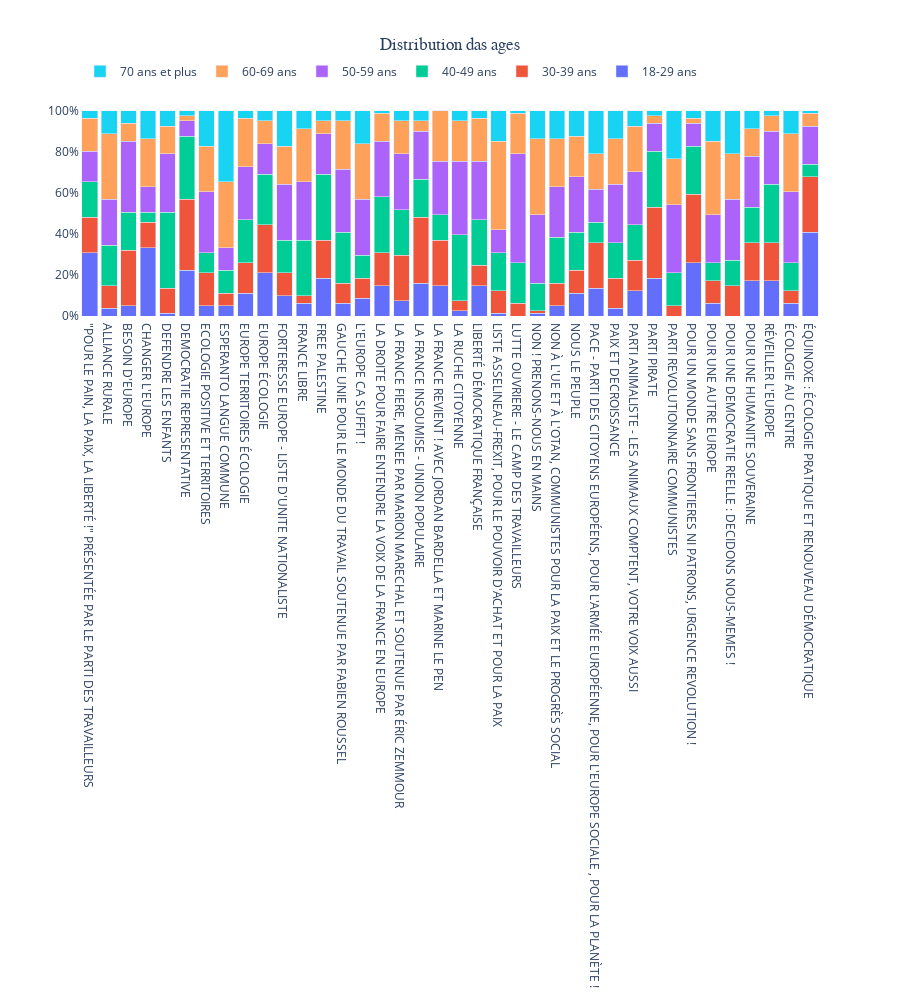

The notebook cell this image was saved under:
### Code cell
traces = []
for data_config in [
    {"cat": "18-29", "color": "#ee5a45", "name": "18-29 ans"},
    {"cat": "30-39", "color": "#1e8f89", "name": "30-39 ans"},
    {"cat": "40-49", "color": "#1e8f89", "name": "40-49 ans"},
    {"cat": "50-59", "color": "#1e8f89", "name": "50-59 ans"},
    {"cat": "60-69", "color": "#1e8f89", "name": "60-69 ans"},
    {"cat": "70+", "color": "#1e8f89", "name": "70 ans et plus"},
]:
    data = df_age_by_list[:, data_config["cat"]].sort_index() * 100
    trace = go.Bar(
        x=data.index,
        y=data,
        name=data_config["name"],
    )
    traces.append(trace)
fig = go.Figure(traces)
fig.update_layout(
    barmode="stack",
    plot_bgcolor="white",
    height=1000,
    title="Distribution das ages",
    title_font_family="Segoe UI",
    title_x=0.5,
    title_xanchor="center",
    legend_orientation="h",
    legend_y=1.2,
)
fig.update_yaxes(ticksuffix="%")
fig.show()

### Figure 1 — Plotly figure (JSON) as saved in the notebook; plotly's stock layout.template omitted (floating-point values rounded to 4 significant figures)
{"data": [{"name": "18-29 ans", "type": "bar", "x": ["\"POUR LE PAIN, LA PAIX, LA LIBERTÉ !\" PRÉSENTÉE PAR LE PARTI DES TRAVAILLEURS", "ALLIANCE RURALE", "BESOIN D'EUROPE", "CHANGER L'EUROPE", "DEFENDRE LES ENFANTS", "DEMOCRATIE REPRESENTATIVE", "ECOLOGIE POSITIVE ET TERRITOIRES", "ESPERANTO LANGUE COMMUNE", "EUROPE TERRITOIRES ÉCOLOGIE", "EUROPE ÉCOLOGIE", "FORTERESSE EUROPE - LISTE D'UNITE NATIONALISTE", "FRANCE LIBRE", "FREE PALESTINE", "GAUCHE UNIE POUR LE MONDE DU TRAVAIL SOUTENUE PAR FABIEN ROUSSEL", "L'EUROPE CA SUFFIT !", "LA DROITE POUR FAIRE ENTENDRE LA VOIX DE LA FRANCE EN EUROPE", "LA FRANCE FIERE, MENEE PAR MARION MARECHAL ET SOUTENUE PAR ÉRIC ZEMMOUR", "LA FRANCE INSOUMISE - UNION POPULAIRE", "LA FRANCE REVIENT ! AVEC JORDAN BARDELLA ET MARINE LE PEN", "LA RUCHE CITOYENNE", "LIBERTÉ DÉMOCRATIQUE FRANÇAISE", "LISTE ASSELINEAU-FREXIT, POUR LE POUVOIR D'ACHAT ET POUR LA PAIX", "LUTTE OUVRIERE - LE CAMP DES TRAVAILLEURS", "NON ! PRENONS-NOUS EN MAINS", "NON À L'UE ET À L'OTAN, COMMUNISTES POUR LA PAIX ET LE PROGRÈS SOCIAL", "NOUS LE PEUPLE", "PACE - PARTI DES CITOYENS EUROPÉENS, POUR L'ARMÉE EUROPÉENNE, POUR L'EUROPE SOCIALE , POUR LA PLANÈTE !", "PAIX ET DECROISSANCE", "PARTI ANIMALISTE - LES ANIMAUX COMPTENT, VOTRE VOIX AUSSI", "PARTI PIRATE", "PARTI REVOLUTIONNAIRE COMMUNISTES", "POUR UN MONDE SANS FRONTIERES NI PATRONS, URGENCE REVOLUTION !", "POUR UNE AUTRE EUROPE", "POUR UNE DEMOCRATIE REELLE : DECIDONS NOUS-MEMES !", "POUR UNE HUMANITE SOUVERAINE", "RÉVEILLER L'EUROPE", "ÉCOLOGIE AU CENTRE", "ÉQUINOXE : ÉCOLOGIE PRATIQUE ET RENOUVEAU DÉMOCRATIQUE"], "y": [30.86, 3.704, 4.938, 33.33, 1.235, 22.22, 4.938, 4.938, 11.11, 20.99, 9.877, 6.173, 18.52, 6.173, 8.642, 14.81, 7.407, 16.05, 14.81, 2.469, 14.81, 1.235, 0, 1.235, 4.938, 11.11, 13.58, 3.704, 12.35, 18.52, 0, 25.93, 6.173, 0, 17.28, 17.28, 6.173, 40.74]}, {"name": "30-39 ans", "type": "bar", "x": ["\"POUR LE PAIN, LA PAIX, LA LIBERTÉ !\" PRÉSENTÉE PAR LE PARTI DES TRAVAILLEURS", "ALLIANCE RURALE", "BESOIN D'EUROPE", "CHANGER L'EUROPE", "DEFENDRE LES ENFANTS", "DEMOCRATIE REPRESENTATIVE", "ECOLOGIE POSITIVE ET TERRITOIRES", "ESPERANTO LANGUE COMMUNE", "EUROPE TERRITOIRES ÉCOLOGIE", "EUROPE ÉCOLOGIE", "FORTERESSE EUROPE - LISTE D'UNITE NATIONALISTE", "FRANCE LIBRE", "FREE PALESTINE", "GAUCHE UNIE POUR LE MONDE DU TRAVAIL SOUTENUE PAR FABIEN ROUSSEL", "L'EUROPE CA SUFFIT !", "LA DROITE POUR FAIRE ENTENDRE LA VOIX DE LA FRANCE EN EUROPE", "LA FRANCE FIERE, MENEE PAR MARION MARECHAL ET SOUTENUE PAR ÉRIC ZEMMOUR", "LA FRANCE INSOUMISE - UNION POPULAIRE", "LA FRANCE REVIENT ! AVEC JORDAN BARDELLA ET MARINE LE PEN", "LA RUCHE CITOYENNE", "LIBERTÉ DÉMOCRATIQUE FRANÇAISE", "LISTE ASSELINEAU-FREXIT, POUR LE POUVOIR D'ACHAT ET POUR LA PAIX", "LUTTE OUVRIERE - LE CAMP DES TRAVAILLEURS", "NON ! PRENONS-NOUS EN MAINS", "NON À L'UE ET À L'OTAN, COMMUNISTES POUR LA PAIX ET LE PROGRÈS SOCIAL", "NOUS LE PEUPLE", "PACE - PARTI DES CITOYENS EUROPÉENS, POUR L'ARMÉE EUROPÉENNE, POUR L'EUROPE SOCIALE , POUR LA PLANÈTE !", "PAIX ET DECROISSANCE", "PARTI ANIMALISTE - LES ANIMAUX COMPTENT, VOTRE VOIX AUSSI", "PARTI PIRATE", "PARTI REVOLUTIONNAIRE COMMUNISTES", "POUR UN MONDE SANS FRONTIERES NI PATRONS, URGENCE REVOLUTION !", "POUR UNE AUTRE EUROPE", "POUR UNE DEMOCRATIE REELLE : DECIDONS NOUS-MEMES !", "POUR UNE HUMANITE SOUVERAINE", "RÉVEILLER L'EUROPE", "ÉCOLOGIE AU CENTRE", "ÉQUINOXE : ÉCOLOGIE PRATIQUE ET RENOUVEAU DÉMOCRATIQUE"], "y": [17.28, 11.11, 27.16, 12.35, 12.35, 34.57, 16.05, 6.173, 14.81, 23.46, 11.11, 3.704, 18.52, 9.877, 9.877, 16.05, 22.22, 32.1, 22.22, 4.938, 9.877, 11.11, 6.173, 1.235, 11.11, 11.11, 22.22, 14.81, 14.81, 34.57, 4.938, 33.33, 11.11, 14.81, 18.52, 18.52, 6.173, 27.16]}, {"name": "40-49 ans", "type": "bar", "x": ["\"POUR LE PAIN, LA PAIX, LA LIBERTÉ !\" PRÉSENTÉE PAR LE PARTI DES TRAVAILLEURS", "ALLIANCE RURALE", "BESOIN D'EUROPE", "CHANGER L'EUROPE", "DEFENDRE LES ENFANTS", "DEMOCRATIE REPRESENTATIVE", "ECOLOGIE POSITIVE ET TERRITOIRES", "ESPERANTO LANGUE COMMUNE", "EUROPE TERRITOIRES ÉCOLOGIE", "EUROPE ÉCOLOGIE", "FORTERESSE EUROPE - LISTE D'UNITE NATIONALISTE", "FRANCE LIBRE", "FREE PALESTINE", "GAUCHE UNIE POUR LE MONDE DU TRAVAIL SOUTENUE PAR FABIEN ROUSSEL", "L'EUROPE CA SUFFIT !", "LA DROITE POUR FAIRE ENTENDRE LA VOIX DE LA FRANCE EN EUROPE", "LA FRANCE FIERE, MENEE PAR MARION MARECHAL ET SOUTENUE PAR ÉRIC ZEMMOUR", "LA FRANCE INSOUMISE - UNION POPULAIRE", "LA FRANCE REVIENT ! AVEC JORDAN BARDELLA ET MARINE LE PEN", "LA RUCHE CITOYENNE", "LIBERTÉ DÉMOCRATIQUE FRANÇAISE", "LISTE ASSELINEAU-FREXIT, POUR LE POUVOIR D'ACHAT ET POUR LA PAIX", "LUTTE OUVRIERE - LE CAMP DES TRAVAILLEURS", "NON ! PRENONS-NOUS EN MAINS", "NON À L'UE ET À L'OTAN, COMMUNISTES POUR LA PAIX ET LE PROGRÈS SOCIAL", "NOUS LE PEUPLE", "PACE - PARTI DES CITOYENS EUROPÉENS, POUR L'ARMÉE EUROPÉENNE, POUR L'EUROPE SOCIALE , POUR LA PLANÈTE !", "PAIX ET DECROISSANCE", "PARTI ANIMALISTE - LES ANIMAUX COMPTENT, VOTRE VOIX AUSSI", "PARTI PIRATE", "PARTI REVOLUTIONNAIRE COMMUNISTES", "POUR UN MONDE SANS FRONTIERES NI PATRONS, URGENCE REVOLUTION !", "POUR UNE AUTRE EUROPE", "POUR UNE DEMOCRATIE REELLE : DECIDONS NOUS-MEMES !", "POUR UNE HUMANITE SOUVERAINE", "RÉVEILLER L'EUROPE", "ÉCOLOGIE AU CENTRE", "ÉQUINOXE : ÉCOLOGIE PRATIQUE ET RENOUVEAU DÉMOCRATIQUE"], "y": [17.28, 19.75, 18.52, 4.938, 37.04, 30.86, 9.877, 11.11, 20.99, 24.69, 16.05, 27.16, 32.1, 24.69, 11.11, 27.16, 22.22, 18.52, 12.35, 32.1, 22.22, 18.52, 19.75, 13.58, 22.22, 18.52, 9.877, 17.28, 17.28, 27.16, 16.05, 23.46, 8.642, 12.35, 17.28, 28.4, 13.58, 6.173]}, {"name": "50-59 ans", "type": "bar", "x": ["\"POUR LE PAIN, LA PAIX, LA LIBERTÉ !\" PRÉSENTÉE PAR LE PARTI DES TRAVAILLEURS", "ALLIANCE RURALE", "BESOIN D'EUROPE", "CHANGER L'EUROPE", "DEFENDRE LES ENFANTS", "DEMOCRATIE REPRESENTATIVE", "ECOLOGIE POSITIVE ET TERRITOIRES", "ESPERANTO LANGUE COMMUNE", "EUROPE TERRITOIRES ÉCOLOGIE", "EUROPE ÉCOLOGIE", "FORTERESSE EUROPE - LISTE D'UNITE NATIONALISTE", "FRANCE LIBRE", "FREE PALESTINE", "GAUCHE UNIE POUR LE MONDE DU TRAVAIL SOUTENUE PAR FABIEN ROUSSEL", "L'EUROPE CA SUFFIT !", "LA DROITE POUR FAIRE ENTENDRE LA VOIX DE LA FRANCE EN EUROPE", "LA FRANCE FIERE, MENEE PAR MARION MARECHAL ET SOUTENUE PAR ÉRIC ZEMMOUR", "LA FRANCE INSOUMISE - UNION POPULAIRE", "LA FRANCE REVIENT ! AVEC JORDAN BARDELLA ET MARINE LE PEN", "LA RUCHE CITOYENNE", "LIBERTÉ DÉMOCRATIQUE FRANÇAISE", "LISTE ASSELINEAU-FREXIT, POUR LE POUVOIR D'ACHAT ET POUR LA PAIX", "LUTTE OUVRIERE - LE CAMP DES TRAVAILLEURS", "NON ! PRENONS-NOUS EN MAINS", "NON À L'UE ET À L'OTAN, COMMUNISTES POUR LA PAIX ET LE PROGRÈS SOCIAL", "NOUS LE PEUPLE", "PACE - PARTI DES CITOYENS EUROPÉENS, POUR L'ARMÉE EUROPÉENNE, POUR L'EUROPE SOCIALE , POUR LA PLANÈTE !", "PAIX ET DECROISSANCE", "PARTI ANIMALISTE - LES ANIMAUX COMPTENT, VOTRE VOIX AUSSI", "PARTI PIRATE", "PARTI REVOLUTIONNAIRE COMMUNISTES", "POUR UN MONDE SANS FRONTIERES NI PATRONS, URGENCE REVOLUTION !", "POUR UNE AUTRE EUROPE", "POUR UNE DEMOCRATIE REELLE : DECIDONS NOUS-MEMES !", "POUR UNE HUMANITE SOUVERAINE", "RÉVEILLER L'EUROPE", "ÉCOLOGIE AU CENTRE", "ÉQUINOXE : ÉCOLOGIE PRATIQUE ET RENOUVEAU DÉMOCRATIQUE"], "y": [14.81, 22.22, 34.57, 12.35, 28.4, 7.407, 29.63, 11.11, 25.93, 14.81, 27.16, 28.4, 19.75, 30.86, 27.16, 27.16, 27.16, 23.46, 25.93, 35.8, 28.4, 11.11, 53.09, 33.33, 24.69, 27.16, 16.05, 28.4, 25.93, 13.58, 33.33, 11.11, 23.46, 29.63, 24.69, 25.93, 34.57, 18.52]}, {"name": "60-69 ans", "type": "bar", "x": ["\"POUR LE PAIN, LA PAIX, LA LIBERTÉ !\" PRÉSENTÉE PAR LE PARTI DES TRAVAILLEURS", "ALLIANCE RURALE", "BESOIN D'EUROPE", "CHANGER L'EUROPE", "DEFENDRE LES ENFANTS", "DEMOCRATIE REPRESENTATIVE", "ECOLOGIE POSITIVE ET TERRITOIRES", "ESPERANTO LANGUE COMMUNE", "EUROPE TERRITOIRES ÉCOLOGIE", "EUROPE ÉCOLOGIE", "FORTERESSE EUROPE - LISTE D'UNITE NATIONALISTE", "FRANCE LIBRE", "FREE PALESTINE", "GAUCHE UNIE POUR LE MONDE DU TRAVAIL SOUTENUE PAR FABIEN ROUSSEL", "L'EUROPE CA SUFFIT !", "LA DROITE POUR FAIRE ENTENDRE LA VOIX DE LA FRANCE EN EUROPE", "LA FRANCE FIERE, MENEE PAR MARION MARECHAL ET SOUTENUE PAR ÉRIC ZEMMOUR", "LA FRANCE INSOUMISE - UNION POPULAIRE", "LA FRANCE REVIENT ! AVEC JORDAN BARDELLA ET MARINE LE PEN", "LA RUCHE CITOYENNE", "LIBERTÉ DÉMOCRATIQUE FRANÇAISE", "LISTE ASSELINEAU-FREXIT, POUR LE POUVOIR D'ACHAT ET POUR LA PAIX", "LUTTE OUVRIERE - LE CAMP DES TRAVAILLEURS", "NON ! PRENONS-NOUS EN MAINS", "NON À L'UE ET À L'OTAN, COMMUNISTES POUR LA PAIX ET LE PROGRÈS SOCIAL", "NOUS LE PEUPLE", "PACE - PARTI DES CITOYENS EUROPÉENS, POUR L'ARMÉE EUROPÉENNE, POUR L'EUROPE SOCIALE , POUR LA PLANÈTE !", "PAIX ET DECROISSANCE", "PARTI ANIMALISTE - LES ANIMAUX COMPTENT, VOTRE VOIX AUSSI", "PARTI PIRATE", "PARTI REVOLUTIONNAIRE COMMUNISTES", "POUR UN MONDE SANS FRONTIERES NI PATRONS, URGENCE REVOLUTION !", "POUR UNE AUTRE EUROPE", "POUR UNE DEMOCRATIE REELLE : DECIDONS NOUS-MEMES !", "POUR UNE HUMANITE SOUVERAINE", "RÉVEILLER L'EUROPE", "ÉCOLOGIE AU CENTRE", "ÉQUINOXE : ÉCOLOGIE PRATIQUE ET RENOUVEAU DÉMOCRATIQUE"], "y": [16.05, 32.1, 8.642, 23.46, 13.58, 2.469, 22.22, 32.1, 23.46, 11.11, 18.52, 25.93, 6.173, 23.46, 27.16, 13.58, 16.05, 4.938, 24.69, 19.75, 20.99, 43.21, 19.75, 37.04, 23.46, 19.75, 17.28, 22.22, 22.22, 3.704, 22.22, 2.469, 35.8, 22.22, 13.58, 7.407, 28.4, 6.173]}, {"name": "70 ans et plus", "type": "bar", "x": ["\"POUR LE PAIN, LA PAIX, LA LIBERTÉ !\" PRÉSENTÉE PAR LE PARTI DES TRAVAILLEURS", "ALLIANCE RURALE", "BESOIN D'EUROPE", "CHANGER L'EUROPE", "DEFENDRE LES ENFANTS", "DEMOCRATIE REPRESENTATIVE", "ECOLOGIE POSITIVE ET TERRITOIRES", "ESPERANTO LANGUE COMMUNE", "EUROPE TERRITOIRES ÉCOLOGIE", "EUROPE ÉCOLOGIE", "FORTERESSE EUROPE - LISTE D'UNITE NATIONALISTE", "FRANCE LIBRE", "FREE PALESTINE", "GAUCHE UNIE POUR LE MONDE DU TRAVAIL SOUTENUE PAR FABIEN ROUSSEL", "L'EUROPE CA SUFFIT !", "LA DROITE POUR FAIRE ENTENDRE LA VOIX DE LA FRANCE EN EUROPE", "LA FRANCE FIERE, MENEE PAR MARION MARECHAL ET SOUTENUE PAR ÉRIC ZEMMOUR", "LA FRANCE INSOUMISE - UNION POPULAIRE", "LA FRANCE REVIENT ! AVEC JORDAN BARDELLA ET MARINE LE PEN", "LA RUCHE CITOYENNE", "LIBERTÉ DÉMOCRATIQUE FRANÇAISE", "LISTE ASSELINEAU-FREXIT, POUR LE POUVOIR D'ACHAT ET POUR LA PAIX", "LUTTE OUVRIERE - LE CAMP DES TRAVAILLEURS", "NON ! PRENONS-NOUS EN MAINS", "NON À L'UE ET À L'OTAN, COMMUNISTES POUR LA PAIX ET LE PROGRÈS SOCIAL", "NOUS LE PEUPLE", "PACE - PARTI DES CITOYENS EUROPÉENS, POUR L'ARMÉE EUROPÉENNE, POUR L'EUROPE SOCIALE , POUR LA PLANÈTE !", "PAIX ET DECROISSANCE", "PARTI ANIMALISTE - LES ANIMAUX COMPTENT, VOTRE VOIX AUSSI", "PARTI PIRATE", "PARTI REVOLUTIONNAIRE COMMUNISTES", "POUR UN MONDE SANS FRONTIERES NI PATRONS, URGENCE REVOLUTION !", "POUR UNE AUTRE EUROPE", "POUR UNE DEMOCRATIE REELLE : DECIDONS NOUS-MEMES !", "POUR UNE HUMANITE SOUVERAINE", "RÉVEILLER L'EUROPE", "ÉCOLOGIE AU CENTRE", "ÉQUINOXE : ÉCOLOGIE PRATIQUE ET RENOUVEAU DÉMOCRATIQUE"], "y": [3.704, 11.11, 6.173, 13.58, 7.407, 2.469, 17.28, 34.57, 3.704, 4.938, 17.28, 8.642, 4.938, 4.938, 16.05, 1.235, 4.938, 4.938, 0, 4.938, 3.704, 14.81, 1.235, 13.58, 13.58, 12.35, 20.99, 13.58, 7.407, 2.469, 23.46, 3.704, 14.81, 20.99, 8.642, 2.469, 11.11, 1.235]}], "layout": {"barmode": "stack", "height": 1000, "legend": {"orientation": "h", "y": 1.2}, "plot_bgcolor": "white", "title": {"font": {"family": "Segoe UI"}, "text": "Distribution das ages", "x": 0.5, "xanchor": "center"}, "yaxis": {"ticksuffix": "%"}}}
